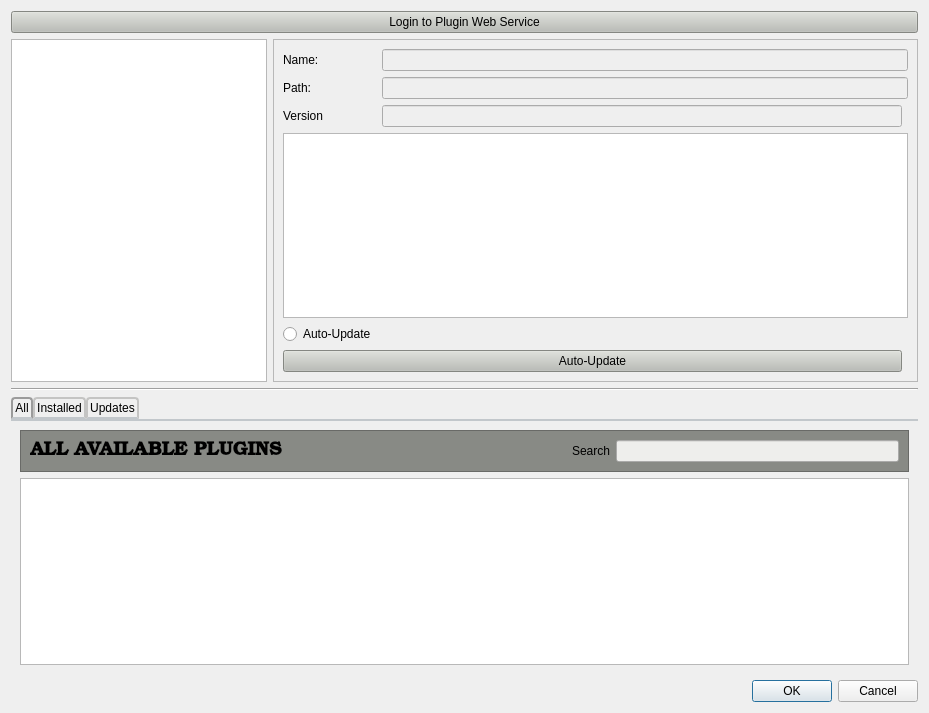
<?xml version="1.0" encoding="UTF-8"?>
<ui version="4.0">
 <class>PluginManager</class>
 <widget class="QDialog" name="PluginManager">
  <property name="windowModality">
   <enum>Qt::ApplicationModal</enum>
  </property>
  <property name="geometry">
   <rect>
    <x>0</x>
    <y>0</y>
    <width>929</width>
    <height>713</height>
   </rect>
  </property>
  <property name="windowTitle">
   <string>Plugin Manager</string>
  </property>
  <property name="styleSheet">
   <string notr="true"/>
  </property>
  <layout class="QGridLayout" name="gridLayout">
   <item row="2" column="1">
    <widget class="QFrame" name="frame">
     <property name="sizePolicy">
      <sizepolicy hsizetype="Expanding" vsizetype="Preferred">
       <horstretch>0</horstretch>
       <verstretch>0</verstretch>
      </sizepolicy>
     </property>
     <property name="minimumSize">
      <size>
       <width>100</width>
       <height>0</height>
      </size>
     </property>
     <property name="frameShape">
      <enum>QFrame::StyledPanel</enum>
     </property>
     <property name="frameShadow">
      <enum>QFrame::Raised</enum>
     </property>
     <layout class="QGridLayout" name="gridLayout_4">
      <item row="2" column="0">
       <widget class="QLabel" name="label_29">
        <property name="text">
         <string>Version</string>
        </property>
       </widget>
      </item>
      <item row="1" column="1" colspan="2">
       <widget class="QLineEdit" name="pluginPath">
        <property name="enabled">
         <bool>false</bool>
        </property>
        <property name="readOnly">
         <bool>true</bool>
        </property>
       </widget>
      </item>
      <item row="0" column="0">
       <widget class="QLabel" name="label_19">
        <property name="text">
         <string>Name:</string>
        </property>
       </widget>
      </item>
      <item row="1" column="0">
       <widget class="QLabel" name="label_23">
        <property name="text">
         <string>Path:</string>
        </property>
       </widget>
      </item>
      <item row="0" column="1" colspan="2">
       <widget class="QLineEdit" name="pluginName">
        <property name="enabled">
         <bool>false</bool>
        </property>
        <property name="readOnly">
         <bool>true</bool>
        </property>
       </widget>
      </item>
      <item row="2" column="1">
       <widget class="QLineEdit" name="pluginVersion">
        <property name="enabled">
         <bool>false</bool>
        </property>
        <property name="readOnly">
         <bool>true</bool>
        </property>
       </widget>
      </item>
      <item row="5" column="0" colspan="3">
       <widget class="QTextBrowser" name="pluginDescription">
        <property name="readOnly">
         <bool>true</bool>
        </property>
       </widget>
      </item>
      <item row="7" column="0" colspan="2">
       <widget class="QPushButton" name="AutoUpdate_btn">
        <property name="styleSheet">
         <string notr="true">background-color: rgb(186, 189, 182);</string>
        </property>
        <property name="text">
         <string>Auto-Update</string>
        </property>
       </widget>
      </item>
      <item row="6" column="0">
       <widget class="QRadioButton" name="radioButton">
        <property name="styleSheet">
         <string notr="true">
font: 75 11pt &quot;Sans&quot;;</string>
        </property>
        <property name="text">
         <string>Auto-Update</string>
        </property>
       </widget>
      </item>
     </layout>
    </widget>
   </item>
   <item row="0" column="0" colspan="2">
    <widget class="QPushButton" name="pushButton_2">
     <property name="styleSheet">
      <string notr="true">background-color: rgb(186, 189, 182);

min-width: 80px;
/**color: #333;
border: 2px solid #555;
border-radius: 11px;
padding: 5px;
background: qradialgradient(cx: 0.3, cy: -0.4,
fx: 0.3, fy: -0.4,
radius: 1.35, stop: 0 #fff, stop: 1 #888);
min-width: 80px;**/</string>
     </property>
     <property name="text">
      <string>Login to Plugin Web Service</string>
     </property>
     <property name="default">
      <bool>false</bool>
     </property>
     <property name="flat">
      <bool>false</bool>
     </property>
    </widget>
   </item>
   <item row="10" column="1">
    <widget class="QDialogButtonBox" name="buttonBox">
     <property name="orientation">
      <enum>Qt::Horizontal</enum>
     </property>
     <property name="standardButtons">
      <set>QDialogButtonBox::Cancel|QDialogButtonBox::Ok</set>
     </property>
    </widget>
   </item>
   <item row="3" column="0" colspan="2">
    <widget class="Line" name="line">
     <property name="orientation">
      <enum>Qt::Horizontal</enum>
     </property>
    </widget>
   </item>
   <item row="2" column="0">
    <widget class="QListWidget" name="pluginList">
     <property name="sizePolicy">
      <sizepolicy hsizetype="Minimum" vsizetype="Expanding">
       <horstretch>0</horstretch>
       <verstretch>0</verstretch>
      </sizepolicy>
     </property>
     <property name="editTriggers">
      <set>QAbstractItemView::DoubleClicked|QAbstractItemView::EditKeyPressed|QAbstractItemView::SelectedClicked</set>
     </property>
     <property name="showDropIndicator" stdset="0">
      <bool>true</bool>
     </property>
     <property name="selectionBehavior">
      <enum>QAbstractItemView::SelectRows</enum>
     </property>
     <property name="resizeMode">
      <enum>QListView::Adjust</enum>
     </property>
     <property name="sortingEnabled">
      <bool>true</bool>
     </property>
    </widget>
   </item>
   <item row="9" column="0" colspan="2">
    <widget class="QTabWidget" name="tabWidget">
     <property name="styleSheet">
      <string notr="true">QTabWidget::pane { /* The tab widget frame */
    border-top: 2px solid #C2C7CB;
    position: absolute;
    top: -0.5em;
}

QTabWidget::tab-bar {
    alignment: center;
}

/* Style the tab using the tab sub-control. Note that
    it reads QTabBar _not_ QTabWidget */
QTabBar::tab {
    background: qlineargradient(x1: 0, y1: 0, x2: 0, y2: 1,
                                stop: 0 #E1E1E1, stop: 0.4 #DDDDDD,
                                stop: 0.5 #D8D8D8, stop: 1.0 #D3D3D3);
    border: 2px solid #C4C4C3;
    border-bottom-color: #C2C7CB; /* same as the pane color */
    border-top-left-radius: 4px;
    border-top-right-radius: 4px;
    min-width: 32ex;
    padding: 2px;
}

QTabBar::tab:selected, QTabBar::tab:hover {
    background: qlineargradient(x1: 0, y1: 0, x2: 0, y2: 1,
                                stop: 0 #fafafa, stop: 0.4 #f4f4f4,
                                stop: 0.5 #e7e7e7, stop: 1.0 #fafafa);
}

QTabBar::tab:selected {
    border-color: #9B9B9B;
    border-bottom-color: #C2C7CB; /* same as pane color */
}</string>
     </property>
     <property name="currentIndex">
      <number>0</number>
     </property>
     <widget class="QWidget" name="All">
      <attribute name="title">
       <string>All</string>
      </attribute>
      <layout class="QVBoxLayout" name="verticalLayout_2">
       <item>
        <widget class="QFrame" name="frame_7">
         <property name="styleSheet">
          <string notr="true">background-color: rgb(136, 138, 133);</string>
         </property>
         <property name="frameShape">
          <enum>QFrame::StyledPanel</enum>
         </property>
         <property name="frameShadow">
          <enum>QFrame::Raised</enum>
         </property>
         <layout class="QHBoxLayout" name="horizontalLayout_3">
          <item>
           <widget class="QLabel" name="label_10">
            <property name="font">
             <font>
              <family>URW Bookman L</family>
              <pointsize>14</pointsize>
              <weight>75</weight>
              <bold>true</bold>
             </font>
            </property>
            <property name="text">
             <string>ALL AVAILABLE PLUGINS</string>
            </property>
           </widget>
          </item>
          <item>
           <spacer name="horizontalSpacer">
            <property name="orientation">
             <enum>Qt::Horizontal</enum>
            </property>
            <property name="sizeHint" stdset="0">
             <size>
              <width>40</width>
              <height>20</height>
             </size>
            </property>
           </spacer>
          </item>
          <item>
           <widget class="QLabel" name="label_9">
            <property name="text">
             <string>Search</string>
            </property>
           </widget>
          </item>
          <item>
           <widget class="QLineEdit" name="lineEdit_6">
            <property name="styleSheet">
             <string notr="true">
background-color: rgb(238, 238, 236);</string>
            </property>
           </widget>
          </item>
         </layout>
        </widget>
       </item>
       <item>
        <widget class="QListWidget" name="allPlugins">
         <property name="sizePolicy">
          <sizepolicy hsizetype="Minimum" vsizetype="Expanding">
           <horstretch>0</horstretch>
           <verstretch>0</verstretch>
          </sizepolicy>
         </property>
         <property name="editTriggers">
          <set>QAbstractItemView::DoubleClicked|QAbstractItemView::EditKeyPressed|QAbstractItemView::SelectedClicked</set>
         </property>
         <property name="selectionBehavior">
          <enum>QAbstractItemView::SelectRows</enum>
         </property>
         <property name="resizeMode">
          <enum>QListView::Adjust</enum>
         </property>
         <property name="sortingEnabled">
          <bool>true</bool>
         </property>
        </widget>
       </item>
      </layout>
     </widget>
     <widget class="QWidget" name="Installed">
      <attribute name="title">
       <string>Installed</string>
      </attribute>
      <layout class="QVBoxLayout" name="verticalLayout_3">
       <item>
        <widget class="QFrame" name="frame_8">
         <property name="styleSheet">
          <string notr="true">background-color: rgb(136, 138, 133);</string>
         </property>
         <property name="frameShape">
          <enum>QFrame::StyledPanel</enum>
         </property>
         <property name="frameShadow">
          <enum>QFrame::Raised</enum>
         </property>
         <layout class="QHBoxLayout" name="horizontalLayout_4">
          <item>
           <widget class="QLabel" name="label_11">
            <property name="font">
             <font>
              <family>URW Bookman L</family>
              <pointsize>14</pointsize>
              <weight>75</weight>
              <bold>true</bold>
             </font>
            </property>
            <property name="text">
             <string>ALL INSTALLED PLUGINS</string>
            </property>
           </widget>
          </item>
          <item>
           <spacer name="horizontalSpacer_2">
            <property name="orientation">
             <enum>Qt::Horizontal</enum>
            </property>
            <property name="sizeHint" stdset="0">
             <size>
              <width>40</width>
              <height>20</height>
             </size>
            </property>
           </spacer>
          </item>
          <item>
           <widget class="QLabel" name="label_12">
            <property name="text">
             <string>Search</string>
            </property>
           </widget>
          </item>
          <item>
           <widget class="QLineEdit" name="lineEdit_7">
            <property name="styleSheet">
             <string notr="true">
background-color: rgb(238, 238, 236);</string>
            </property>
           </widget>
          </item>
         </layout>
        </widget>
       </item>
       <item>
        <widget class="QTableWidget" name="tableWidget_5">
         <property name="enabled">
          <bool>true</bool>
         </property>
         <property name="gridStyle">
          <enum>Qt::CustomDashLine</enum>
         </property>
         <property name="rowCount">
          <number>10</number>
         </property>
         <attribute name="horizontalHeaderVisible">
          <bool>false</bool>
         </attribute>
         <attribute name="horizontalHeaderCascadingSectionResizes">
          <bool>false</bool>
         </attribute>
         <attribute name="horizontalHeaderDefaultSectionSize">
          <number>170</number>
         </attribute>
         <row/>
         <row/>
         <row/>
         <row/>
         <row/>
         <row/>
         <row/>
         <row/>
         <row/>
         <row/>
         <column>
          <property name="text">
           <string>Plugins</string>
          </property>
         </column>
         <column>
          <property name="text">
           <string>Author</string>
          </property>
         </column>
         <column>
          <property name="text">
           <string>Version</string>
          </property>
         </column>
         <column>
          <property name="text">
           <string>Description</string>
          </property>
         </column>
         <column>
          <property name="text">
           <string>Installation</string>
          </property>
         </column>
        </widget>
       </item>
      </layout>
     </widget>
     <widget class="QWidget" name="Updates">
      <attribute name="title">
       <string>Updates</string>
      </attribute>
      <layout class="QVBoxLayout" name="verticalLayout">
       <item>
        <widget class="QFrame" name="frame_9">
         <property name="styleSheet">
          <string notr="true">background-color: rgb(136, 138, 133);</string>
         </property>
         <property name="frameShape">
          <enum>QFrame::StyledPanel</enum>
         </property>
         <property name="frameShadow">
          <enum>QFrame::Raised</enum>
         </property>
         <layout class="QHBoxLayout" name="horizontalLayout_5">
          <item>
           <widget class="QLabel" name="label_13">
            <property name="font">
             <font>
              <family>URW Bookman L</family>
              <pointsize>14</pointsize>
              <weight>75</weight>
              <bold>true</bold>
             </font>
            </property>
            <property name="text">
             <string>ALL AVAILABLE UPDATES</string>
            </property>
           </widget>
          </item>
          <item>
           <spacer name="horizontalSpacer_3">
            <property name="orientation">
             <enum>Qt::Horizontal</enum>
            </property>
            <property name="sizeHint" stdset="0">
             <size>
              <width>40</width>
              <height>20</height>
             </size>
            </property>
           </spacer>
          </item>
          <item>
           <widget class="QLabel" name="label_14">
            <property name="text">
             <string>Search</string>
            </property>
           </widget>
          </item>
          <item>
           <widget class="QLineEdit" name="lineEdit_8">
            <property name="styleSheet">
             <string notr="true">
background-color: rgb(238, 238, 236);</string>
            </property>
           </widget>
          </item>
         </layout>
        </widget>
       </item>
       <item>
        <widget class="QTableWidget" name="tableWidget_6">
         <property name="enabled">
          <bool>true</bool>
         </property>
         <property name="gridStyle">
          <enum>Qt::CustomDashLine</enum>
         </property>
         <property name="rowCount">
          <number>10</number>
         </property>
         <attribute name="horizontalHeaderVisible">
          <bool>false</bool>
         </attribute>
         <attribute name="horizontalHeaderCascadingSectionResizes">
          <bool>false</bool>
         </attribute>
         <attribute name="horizontalHeaderDefaultSectionSize">
          <number>170</number>
         </attribute>
         <row/>
         <row/>
         <row/>
         <row/>
         <row/>
         <row/>
         <row/>
         <row/>
         <row/>
         <row/>
         <column>
          <property name="text">
           <string>Plugins</string>
          </property>
         </column>
         <column>
          <property name="text">
           <string>Author</string>
          </property>
         </column>
         <column>
          <property name="text">
           <string>Version</string>
          </property>
         </column>
         <column>
          <property name="text">
           <string>Description</string>
          </property>
         </column>
         <column>
          <property name="text">
           <string>Update</string>
          </property>
         </column>
        </widget>
       </item>
      </layout>
     </widget>
    </widget>
   </item>
  </layout>
 </widget>
 <tabstops>
  <tabstop>pluginList</tabstop>
  <tabstop>pluginName</tabstop>
  <tabstop>pluginPath</tabstop>
  <tabstop>pluginVersion</tabstop>
  <tabstop>pluginDescription</tabstop>
 </tabstops>
 <resources/>
 <connections>
  <connection>
   <sender>buttonBox</sender>
   <signal>accepted()</signal>
   <receiver>PluginManager</receiver>
   <slot>accept()</slot>
   <hints>
    <hint type="sourcelabel">
     <x>519</x>
     <y>703</y>
    </hint>
    <hint type="destinationlabel">
     <x>157</x>
     <y>274</y>
    </hint>
   </hints>
  </connection>
  <connection>
   <sender>buttonBox</sender>
   <signal>rejected()</signal>
   <receiver>PluginManager</receiver>
   <slot>reject()</slot>
   <hints>
    <hint type="sourcelabel">
     <x>587</x>
     <y>703</y>
    </hint>
    <hint type="destinationlabel">
     <x>286</x>
     <y>274</y>
    </hint>
   </hints>
  </connection>
 </connections>
</ui>
